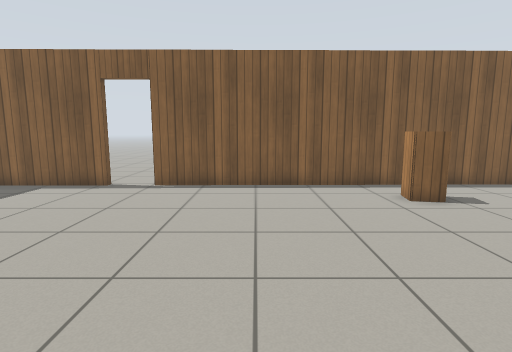
View 1 (above)

15 first-person views from a walk through a world built for the Gazebo simulator. The camera is 1 m above the floor, tilts 8° down and sees 80° across. The floor is counted in squares, 0.5 m on a side. Each view is taken from the middle of a square. On the plan, view 1 faces up. The plan holds only what a view shows up to about 17 squares ahead; the rest is blank. Simple patterns stand in for the simulator's built-in surfaces.

View 2
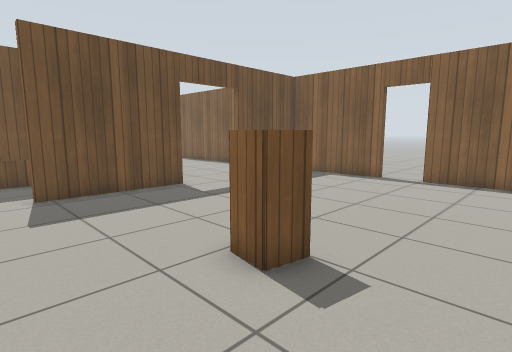

View 3
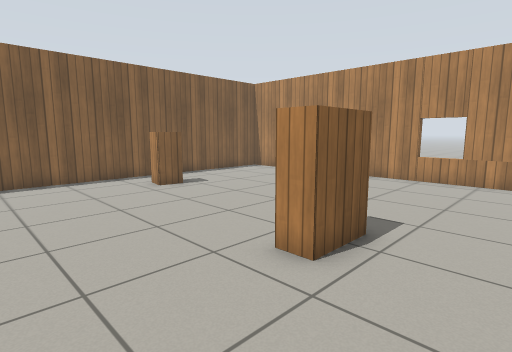

View 4
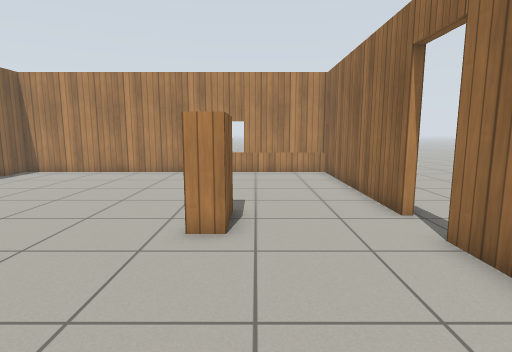

View 5
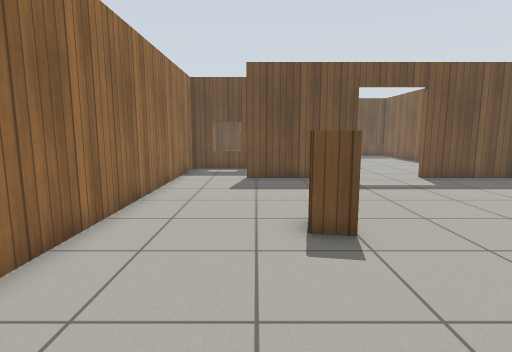

View 6
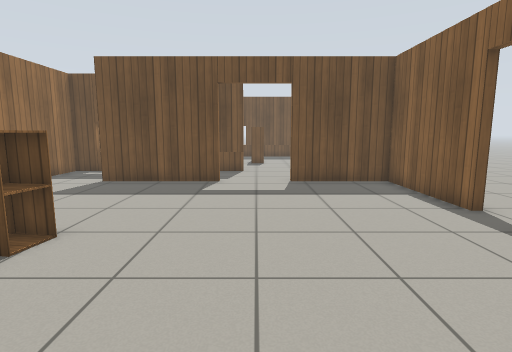

View 7
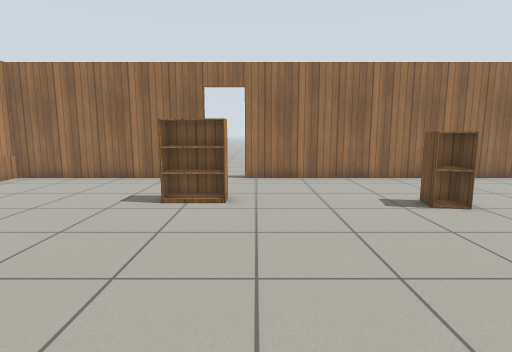

View 8
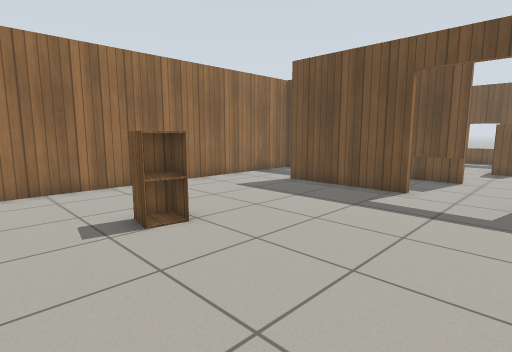

View 9
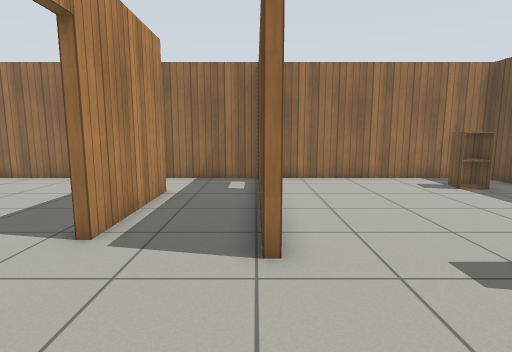

View 10
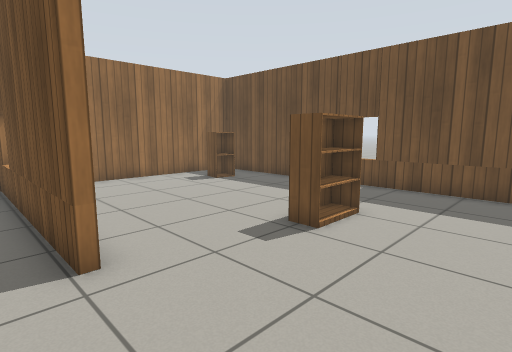

View 11
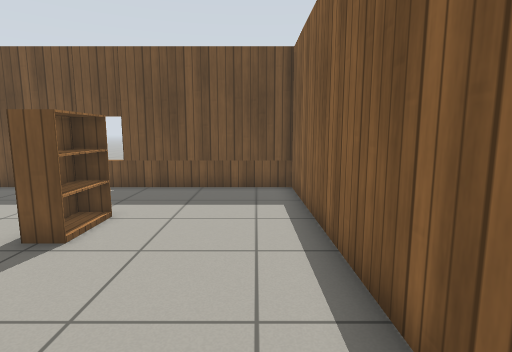

View 12
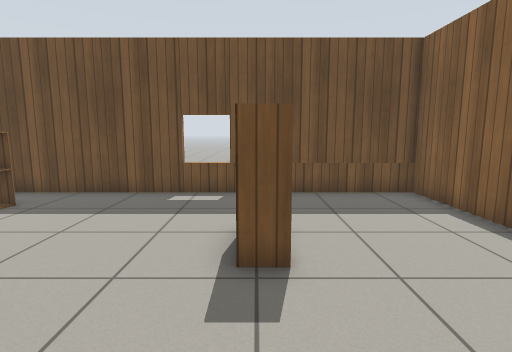

View 13
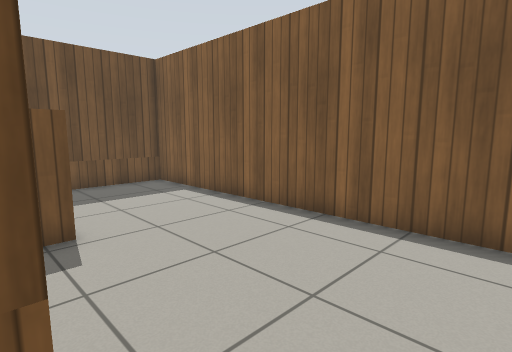

View 14
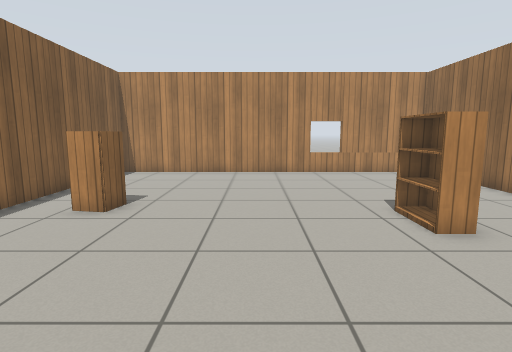

View 15
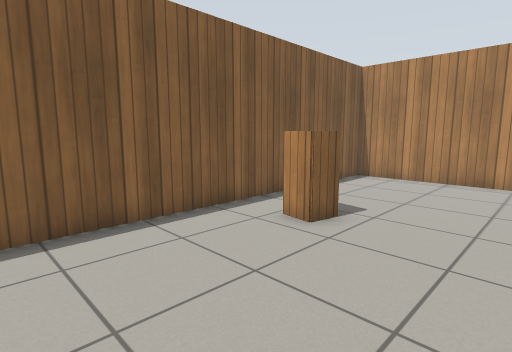

### Floor plan
Points are (right, up) in squares from view 1. A wall is a line through its corners. A room is listed if a view was taken in it or the views show most of it. See-through windows are left out.
Room 1 (views 1, 2, 3, 4, 5, 6, 7, 8, 14, 15)
walls: (4.2, -3.6) (12.7, -3.6) (12.7, 11.8) (-4, 11.6); (-5.6, 11.6) (-10.6, 11.5) (-10.6, 7.5); (-10.6, 4.5) (-10.6, -0.4); (-10.4, -3.6) (2.5, -3.6)
ways out: opening at (-11, -2) to room 2; open door at (-11, 6) to room 2; open door at (-4.5, 12); open door at (3.5, -4)
objects: cabinet (-4, 1) to (-3, 2); bookshelf (3, 1) to (5, 1); cabinet (5, 9) to (6, 10)
Room 2 (views 9, 10, 11, 12, 13)
walls: (-14.5, 5.3) (-14.1, 5.3) (-14.1, -3.6) (-10.4, -3.6); (-10.6, -0.4) (-10.9, -0.4) (-10.9, 4.5); (-12.4, 11.5) (-14.6, 11.5)
ways out: opening at (-11, -2) to room 1; open door at (-11, 6) to room 1; opening at (-14, 8) to room 3
Room 3 (no view inside)
walls: (-14.6, 11.5) (-24.2, 11.3) (-24.2, -3.6) (-15.1, -3.6)
ways out: opening at (-14, 8) to room 2
objects: cabinet (-22, -2) to (-21, -1); bookshelf (-20, 6) to (-18, 7)

Where each view was taken, in squares from view 1:
view 1: 0 up, 0 right, facing up
view 2: 2 down, 0 right, facing up-left
view 3: 2 down, 1 left, facing up-right
view 4: 0 up, 3 left, facing right
view 5: 0 up, 3 right, facing left
view 6: 6 up, 2 right, facing left
view 7: 10 up, 2 right, facing down
view 8: 8 up, 0 right, facing down-left
view 9: 10 up, 14 left, facing down
view 10: 10 up, 13 left, facing down-left
view 11: 10 up, 13 left, facing left
view 12: 6 up, 14 left, facing left
view 13: 5 up, 12 left, facing up-left
view 14: 5 up, 3 left, facing right
view 15: 5 up, 1 left, facing up-right
